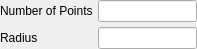
<ui version="4.0" >
 <author></author>
 <comment></comment>
 <exportmacro></exportmacro>
 <class>pqPointSourceControls</class>
 <widget class="QWidget" name="pqPointSourceControls" >
  <property name="geometry" >
   <rect>
    <x>0</x>
    <y>0</y>
    <width>197</width>
    <height>45</height>
   </rect>
  </property>
  <property name="windowTitle" >
   <string>Form</string>
  </property>
  <layout class="QGridLayout" >
   <property name="margin" >
    <number>0</number>
   </property>
   <property name="spacing" >
    <number>5</number>
   </property>
   <item row="1" column="1" >
    <widget class="QLineEdit" name="Radius" />
   </item>
   <item row="1" column="0" >
    <widget class="QLabel" name="label_2" >
     <property name="text" >
      <string>Radius</string>
     </property>
    </widget>
   </item>
   <item row="0" column="0" >
    <widget class="QLabel" name="label" >
     <property name="text" >
      <string>Number of Points</string>
     </property>
    </widget>
   </item>
   <item row="0" column="1" >
    <widget class="QLineEdit" name="NumberOfPoints" />
   </item>
  </layout>
 </widget>
 <pixmapfunction></pixmapfunction>
 <tabstops>
  <tabstop>NumberOfPoints</tabstop>
  <tabstop>Radius</tabstop>
 </tabstops>
 <resources/>
 <connections/>
</ui>
